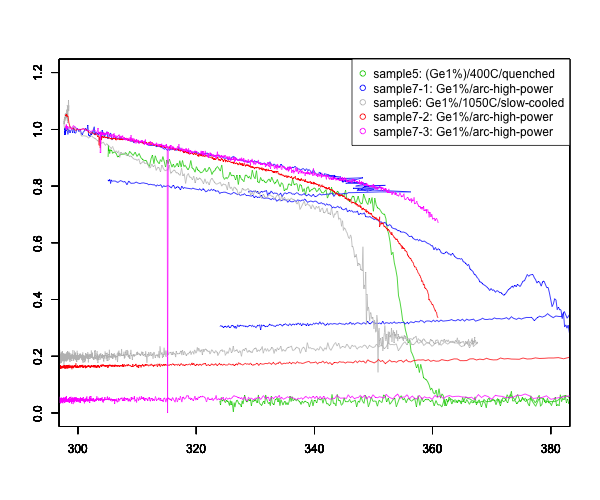

Reproduce this figure in R.
png("plot_normalized_Ge1.png", width = 600, height = 500)  # 描画デバイスを開く

XLIM<-c(300.0,380.0)
YLIM<-c(0,1.2)
data3 <- read.csv("181126_heating_sample5ch2_002.csv",header=F)
plot(data.frame(data3[2],data3[5]/0.005451),xlim=XLIM,ylim=YLIM,xlab="",ylab="",type="l",col="green3",cex=0.1)
par(new=TRUE) #
data4 <- read.csv("181126_heating_sample7ch1_001.csv",header=F)
plot(data.frame(data4[2],data4[5]/0.019305),xlim=XLIM,ylim=YLIM,xlab="",ylab="",type="l",col="blue",cex=0.1)
par(new=TRUE) #
data5 <- read.csv("181126_heating_sample7ch1_002.csv",header=F)
plot(data.frame(data5[2],data5[5]/0.019305),xlim=XLIM,ylim=YLIM,xlab="",ylab="",type="l",col="blue",cex=0.1)
par(new=TRUE) #
data7 <- read.csv("181126_heating_sample6ch1_001.csv",header=F)
plot(data.frame(data7[2],data7[5]/0.007315),xlim=XLIM,ylim=YLIM,xlab="",ylab="",type="l",col="gray",cex=0.1)
par(new=TRUE) #
data2 <- read.csv("181127_heating_sample7ch1_001.csv",header=F)
plot(data.frame(data2[2],data2[5]/0.033318),xlim=XLIM,ylim=YLIM,xlab="",ylab="",type="l",col="red",cex=0.1)
par(new=TRUE) #
data3 <- read.csv("181127_heating_sample7ch1_003.csv",header=F)
plot(data.frame(data3[2],data3[5]/0.033318),xlim=XLIM,ylim=YLIM,xlab="",ylab="",type="l",col="red",cex=0.1)
par(new=TRUE) #
data4 <- read.csv("181127_heating_sample7ch2_001.csv",header=F)
plot(data.frame(data4[2],data4[5]/0.017845),xlim=XLIM,ylim=YLIM,xlab="",ylab="",type="l",col="magenta",cex=0.1)
par(new=TRUE) #
data5 <- read.csv("181127_heating_sample7ch2_003.csv",header=F)
plot(data.frame(data5[2],data5[5]/0.017845),xlim=XLIM,ylim=YLIM,xlab="",ylab="",type="l",col="magenta",cex=0.1)


legend("topright", col=c("green3","blue","gray","red","magenta"), 
       legend=c("sample5: (Ge1%)/400C/quenched ","sample7-1: Ge1%/arc-high-power","sample6: Ge1%/1050C/slow-cooled","sample7-2: Ge1%/arc-high-power","sample7-3: Ge1%/arc-high-power"),pch=c(1,1))


dev.off()  

#cd Documents/GitManagedProjects-Kagawalab/研究/抵抗測定/